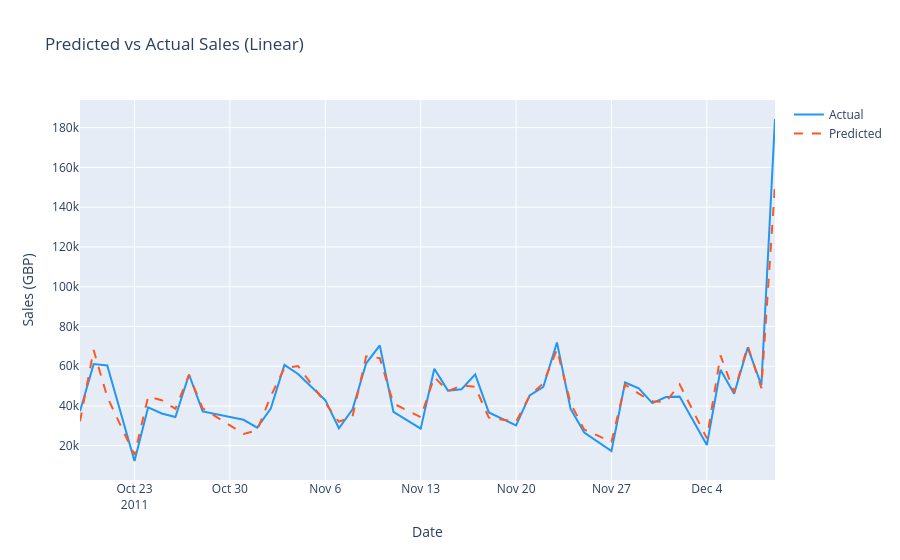
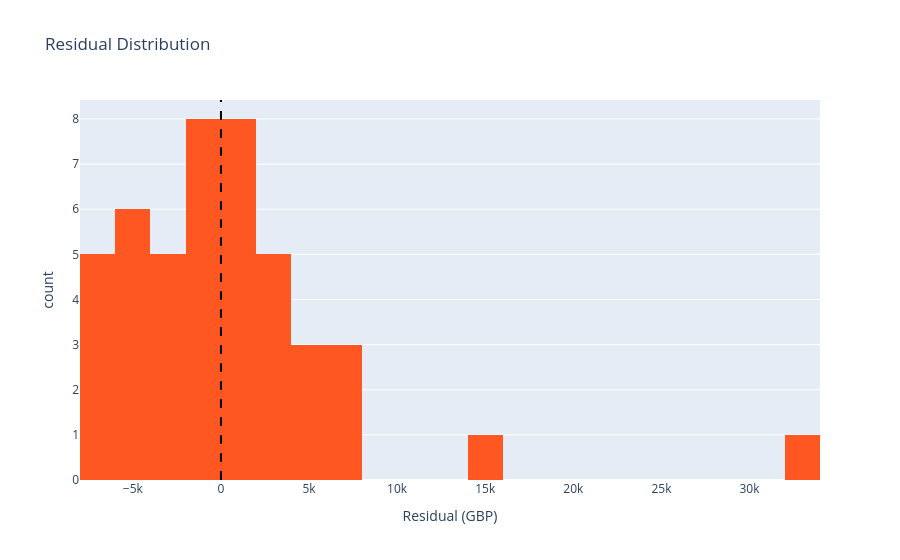
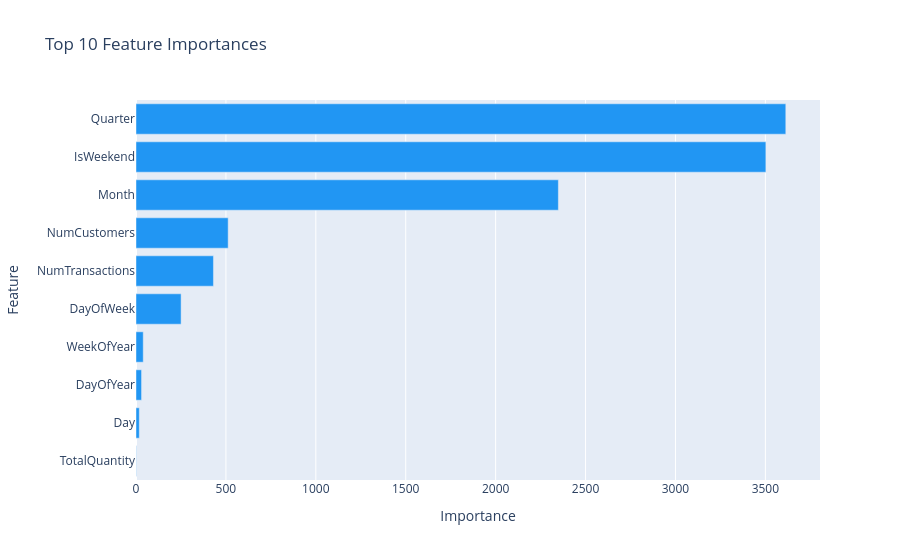

The notebook cell these images were saved under, in order:
### Markdown cell above
## Step 8 — Model Evaluation & Charts

Train the best model (selected by MAPE) on the full dataset, evaluate on the final holdout fold, and display:
- Predicted vs Actual sales chart
- Residuals distribution
- Feature importance (top 10)

### Code cell
# --- Select best model by MAPE ---
best_name = min(bench_results, key=lambda k: bench_results[k]["MAPE"])
print(f"Best model: {best_name}  (MAPE={bench_results[best_name]['MAPE']:.2f}%)")

# Map name back to a fresh model instance (with tuned params for RF)
model_map = {
    "Linear":       LinearRegression(),
    "Ridge":        Ridge(alpha=1.0),
    "RandomForest": RandomForestRegressor(n_estimators=100, max_depth=10,
                                          min_samples_split=5, random_state=42),
}
best_model = model_map[best_name]
best_model.fit(X, y)

# Holdout evaluation on last fold
splits = list(tscv.split(X))
_, te_idx = splits[-1]
y_test = y[te_idx]
y_pred = best_model.predict(X[te_idx])

rmse = np.sqrt(mean_squared_error(y_test, y_pred))
mae  = mean_absolute_error(y_test, y_pred)
mask = y_test != 0
mape = np.mean(np.abs((y_test[mask]-y_pred[mask])/y_test[mask]))*100
ss_res = np.sum((y_test-y_pred)**2); ss_tot = np.sum((y_test-np.mean(y_test))**2)
r2 = 1 - ss_res/ss_tot

print(f"\nHoldout metrics (last fold):")
print(f"  RMSE : GBP {rmse:,.2f}")
print(f"  MAE  : GBP {mae:,.2f}")
print(f"  MAPE : {mape:.2f}%")
print(f"  R2   : {r2:.4f}")

# Predicted vs Actual
dates_test = daily["Date"].iloc[te_idx].values
fig = go.Figure()
fig.add_trace(go.Scatter(x=dates_test, y=y_test, name="Actual",  line=dict(color="#2196F3")))
fig.add_trace(go.Scatter(x=dates_test, y=y_pred, name="Predicted", line=dict(color="#FF5722", dash="dash")))
fig.update_layout(title=f"Predicted vs Actual Sales ({best_name})",
                  xaxis_title="Date", yaxis_title="Sales (GBP)")
fig.show()

# Residuals histogram
residuals = y_test - y_pred
fig2 = px.histogram(x=residuals, nbins=30, title="Residual Distribution",
                    labels={"x":"Residual (GBP)"},
                    color_discrete_sequence=["#FF5722"])
fig2.add_vline(x=0, line_dash="dash", line_color="black")
fig2.show()

# Feature importance (Ridge uses coef magnitudes)
if hasattr(best_model, "feature_importances_"):
    imp = best_model.feature_importances_
else:
    imp = np.abs(best_model.coef_)
pairs = sorted(zip(available, imp), key=lambda x: x[1], reverse=True)[:10]
fig3 = px.bar(x=[p[1] for p in pairs], y=[p[0] for p in pairs],
              orientation="h", title="Top 10 Feature Importances",
              labels={"x":"Importance","y":"Feature"},
              color_discrete_sequence=["#2196F3"])
fig3.update_yaxes(autorange="reversed")
fig3.show()

### Figure 1 — Plotly figure (JSON) as saved in the notebook; plotly's stock layout.template omitted (floating-point values rounded to 4 significant figures)
{"data": [{"line": {"color": "#2196F3"}, "name": "Actual", "type": "scatter", "x": ["2011-10-19T00:00:00", "2011-10-20T00:00:00", "2011-10-21T00:00:00", "2011-10-23T00:00:00", "2011-10-24T00:00:00", "2011-10-25T00:00:00", "2011-10-26T00:00:00", "2011-10-27T00:00:00", "2011-10-28T00:00:00", "2011-10-30T00:00:00", "2011-10-31T00:00:00", "2011-11-01T00:00:00", "2011-11-02T00:00:00", "2011-11-03T00:00:00", "2011-11-04T00:00:00", "2011-11-06T00:00:00", "2011-11-07T00:00:00", "2011-11-08T00:00:00", "2011-11-09T00:00:00", "2011-11-10T00:00:00", "2011-11-11T00:00:00", "2011-11-13T00:00:00", "2011-11-14T00:00:00", "2011-11-15T00:00:00", "2011-11-16T00:00:00", "2011-11-17T00:00:00", "2011-11-18T00:00:00", "2011-11-20T00:00:00", "2011-11-21T00:00:00", "2011-11-22T00:00:00", "2011-11-23T00:00:00", "2011-11-24T00:00:00", "2011-11-25T00:00:00", "2011-11-27T00:00:00", "2011-11-28T00:00:00", "2011-11-29T00:00:00", "2011-11-30T00:00:00", "2011-12-01T00:00:00", "2011-12-02T00:00:00", "2011-12-04T00:00:00", "2011-12-05T00:00:00", "2011-12-06T00:00:00", "2011-12-07T00:00:00", "2011-12-08T00:00:00", "2011-12-09T00:00:00"], "y": [37330.0, 61060.0, 60420.0, 12340.0, 39320.0, 36240.0, 34440.0, 55840.0, 37290.0, 34570.0, 33050.0, 29130.0, 38730.0, 60670.0, 56100.0, 42940.0, 28780.0, 38300.0, 61490.0, 70510.0, 37080.0, 28610.0, 58780.0, 47729, 48440.0, 55890.0, 36750.0, 30190.0, 45330.0, 49660.0, 71980.0, 38580.0, 26670.0, 17300.0, 51830.0, 48850.0, 41480.0, 44530.0, 44710.0, 20380.0, 58200.0, 46140.0, 69350.0, 50520.0, 184300.0]}, {"line": {"color": "#FF5722", "dash": "dash"}, "name": "Predicted", "type": "scatter", "x": ["2011-10-19T00:00:00", "2011-10-20T00:00:00", "2011-10-21T00:00:00", "2011-10-23T00:00:00", "2011-10-24T00:00:00", "2011-10-25T00:00:00", "2011-10-26T00:00:00", "2011-10-27T00:00:00", "2011-10-28T00:00:00", "2011-10-30T00:00:00", "2011-10-31T00:00:00", "2011-11-01T00:00:00", "2011-11-02T00:00:00", "2011-11-03T00:00:00", "2011-11-04T00:00:00", "2011-11-06T00:00:00", "2011-11-07T00:00:00", "2011-11-08T00:00:00", "2011-11-09T00:00:00", "2011-11-10T00:00:00", "2011-11-11T00:00:00", "2011-11-13T00:00:00", "2011-11-14T00:00:00", "2011-11-15T00:00:00", "2011-11-16T00:00:00", "2011-11-17T00:00:00", "2011-11-18T00:00:00", "2011-11-20T00:00:00", "2011-11-21T00:00:00", "2011-11-22T00:00:00", "2011-11-23T00:00:00", "2011-11-24T00:00:00", "2011-11-25T00:00:00", "2011-11-27T00:00:00", "2011-11-28T00:00:00", "2011-11-29T00:00:00", "2011-11-30T00:00:00", "2011-12-01T00:00:00", "2011-12-02T00:00:00", "2011-12-04T00:00:00", "2011-12-05T00:00:00", "2011-12-06T00:00:00", "2011-12-07T00:00:00", "2011-12-08T00:00:00", "2011-12-09T00:00:00"], "y": [32310.0, 68150.0, 44530.0, 15380.0, 44750.0, 42930.0, 38560.0, 55590.0, 38860.0, 30270.0, 25950.0, 27810.0, 44960.0, 59090.0, 60120.0, 41520.0, 32110.0, 34810.0, 64990.0, 64080.0, 41260.0, 34390.0, 54560.0, 47430.0, 50380.0, 49620.0, 34160.0, 32070.0, 45180.0, 51490.0, 68410.0, 41440.0, 28140.0, 22010.0, 50740.0, 46220.0, 42410.0, 42060.0, 50940.0, 23710.0, 65440.0, 46940.0, 70240.0, 48940.0, 151200.0]}], "layout": {"title": {"text": "Predicted vs Actual Sales (Linear)"}, "xaxis": {"title": {"text": "Date"}}, "yaxis": {"title": {"text": "Sales (GBP)"}}}}

### Figure 2 — Plotly figure (JSON) as saved in the notebook; plotly's stock layout.template omitted (floating-point values rounded to 4 significant figures)
{"data": [{"alignmentgroup": "True", "bingroup": "x", "hovertemplate": "Residual (GBP)=%{x}<br>count=%{y}<extra></extra>", "legendgroup": "", "marker": {"color": "#FF5722", "pattern": {"shape": ""}}, "name": "", "nbinsx": 30, "offsetgroup": "", "orientation": "v", "showlegend": false, "type": "histogram", "x": [5021.0, -7082.0, 15890.0, -3041.0, -5430.0, -6695.0, -4127.0, 245.9, -1572.0, 4305.0, 7101.0, 1325.0, -6230.0, 1586.0, -4017.0, 1418.0, -3333.0, 3481.0, -3498.0, 6437.0, -4183.0, -5783.0, 4220.0, 294.9, -1944.0, 6266.0, 2596.0, -1876.0, 154.3, -1822.0, 3568.0, -2858.0, -1463.0, -4705.0, 1096.0, 2631.0, -933.3, 2479.0, -6225.0, -3332.0, -7238.0, -798.6, -884.8, 1583.0, 33160.0], "xaxis": "x", "yaxis": "y"}], "layout": {"barmode": "relative", "legend": {"tracegroupgap": 0}, "shapes": [{"line": {"color": "black", "dash": "dash"}, "type": "line", "x0": 0, "x1": 0, "xref": "x", "y0": 0, "y1": 1, "yref": "y domain"}], "title": {"text": "Residual Distribution"}, "xaxis": {"anchor": "y", "domain": [0, 1], "title": {"text": "Residual (GBP)"}}, "yaxis": {"anchor": "x", "domain": [0, 1], "title": {"text": "count"}}}}

### Figure 3 — Plotly figure (JSON) as saved in the notebook; plotly's stock layout.template omitted (floating-point values rounded to 4 significant figures)
{"data": [{"alignmentgroup": "True", "hovertemplate": "Importance=%{x}<br>Feature=%{y}<extra></extra>", "legendgroup": "", "marker": {"color": "#2196F3", "pattern": {"shape": ""}}, "name": "", "offsetgroup": "", "orientation": "h", "showlegend": false, "textposition": "auto", "type": "bar", "x": [3614.0, 3503.0, 2349.0, 512.5, 430.7, 250.8, 40.24, 30.91, 18.33, 1.528], "xaxis": "x", "y": ["Quarter", "IsWeekend", "Month", "NumCustomers", "NumTransactions", "DayOfWeek", "WeekOfYear", "DayOfYear", "Day", "TotalQuantity"], "yaxis": "y"}], "layout": {"barmode": "relative", "legend": {"tracegroupgap": 0}, "title": {"text": "Top 10 Feature Importances"}, "xaxis": {"anchor": "y", "domain": [0, 1], "title": {"text": "Importance"}}, "yaxis": {"anchor": "x", "autorange": "reversed", "domain": [0, 1], "title": {"text": "Feature"}}}}
